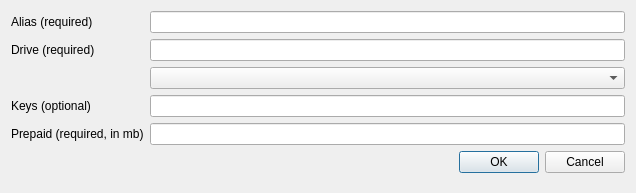
<?xml version="1.0" encoding="UTF-8"?>
<ui version="4.0">
 <class>AddDownloadChannelDialog</class>
 <widget class="QDialog" name="AddDownloadChannelDialog">
  <property name="enabled">
   <bool>true</bool>
  </property>
  <property name="geometry">
   <rect>
    <x>0</x>
    <y>0</y>
    <width>636</width>
    <height>193</height>
   </rect>
  </property>
  <property name="windowTitle">
   <string>Dialog</string>
  </property>
  <layout class="QVBoxLayout" name="verticalLayout">
   <item>
    <layout class="QVBoxLayout" name="verticalLayout_2">
     <property name="sizeConstraint">
      <enum>QLayout::SetMaximumSize</enum>
     </property>
     <item>
      <layout class="QFormLayout" name="formLayout">
       <item row="2" column="1">
        <widget class="QComboBox" name="drivesBox">
         <property name="sizePolicy">
          <sizepolicy hsizetype="Expanding" vsizetype="Fixed">
           <horstretch>0</horstretch>
           <verstretch>0</verstretch>
          </sizepolicy>
         </property>
        </widget>
       </item>
       <item row="3" column="0">
        <widget class="QLabel" name="keys">
         <property name="text">
          <string>Keys (optional)</string>
         </property>
        </widget>
       </item>
       <item row="3" column="1">
        <widget class="QLineEdit" name="keysLine"/>
       </item>
       <item row="4" column="0">
        <widget class="QLabel" name="prepaidAmount">
         <property name="text">
          <string>Prepaid (required, in mb)</string>
         </property>
        </widget>
       </item>
       <item row="4" column="1">
        <widget class="QLineEdit" name="prepaidAmountLine"/>
       </item>
       <item row="5" column="1">
        <widget class="QDialogButtonBox" name="buttonBox">
         <property name="standardButtons">
          <set>QDialogButtonBox::Cancel|QDialogButtonBox::Ok</set>
         </property>
        </widget>
       </item>
       <item row="1" column="0">
        <widget class="QLabel" name="label">
         <property name="text">
          <string>Drive (required)</string>
         </property>
        </widget>
       </item>
       <item row="1" column="1">
        <widget class="QLineEdit" name="lineEdit"/>
       </item>
       <item row="0" column="1">
        <widget class="QLineEdit" name="lineEdit_2"/>
       </item>
       <item row="0" column="0">
        <widget class="QLabel" name="label_2">
         <property name="text">
          <string>Alias (required)</string>
         </property>
        </widget>
       </item>
      </layout>
     </item>
    </layout>
   </item>
  </layout>
 </widget>
 <resources/>
 <connections/>
</ui>
